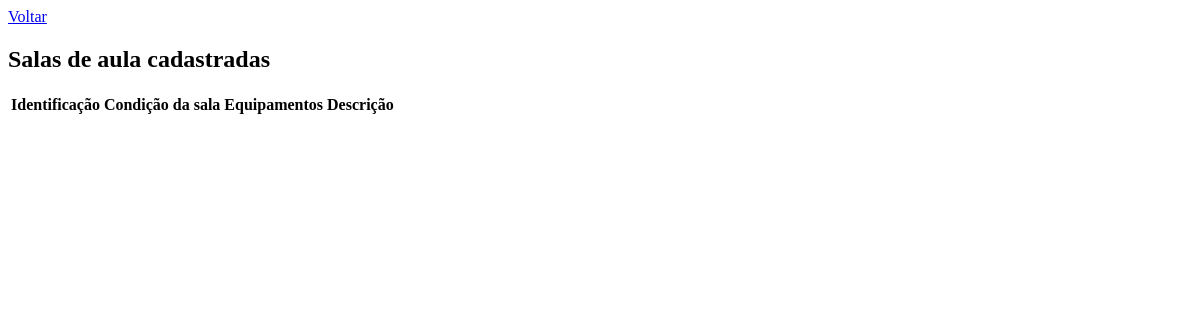
Page /all_classrooms_list.php on the earlier database version.
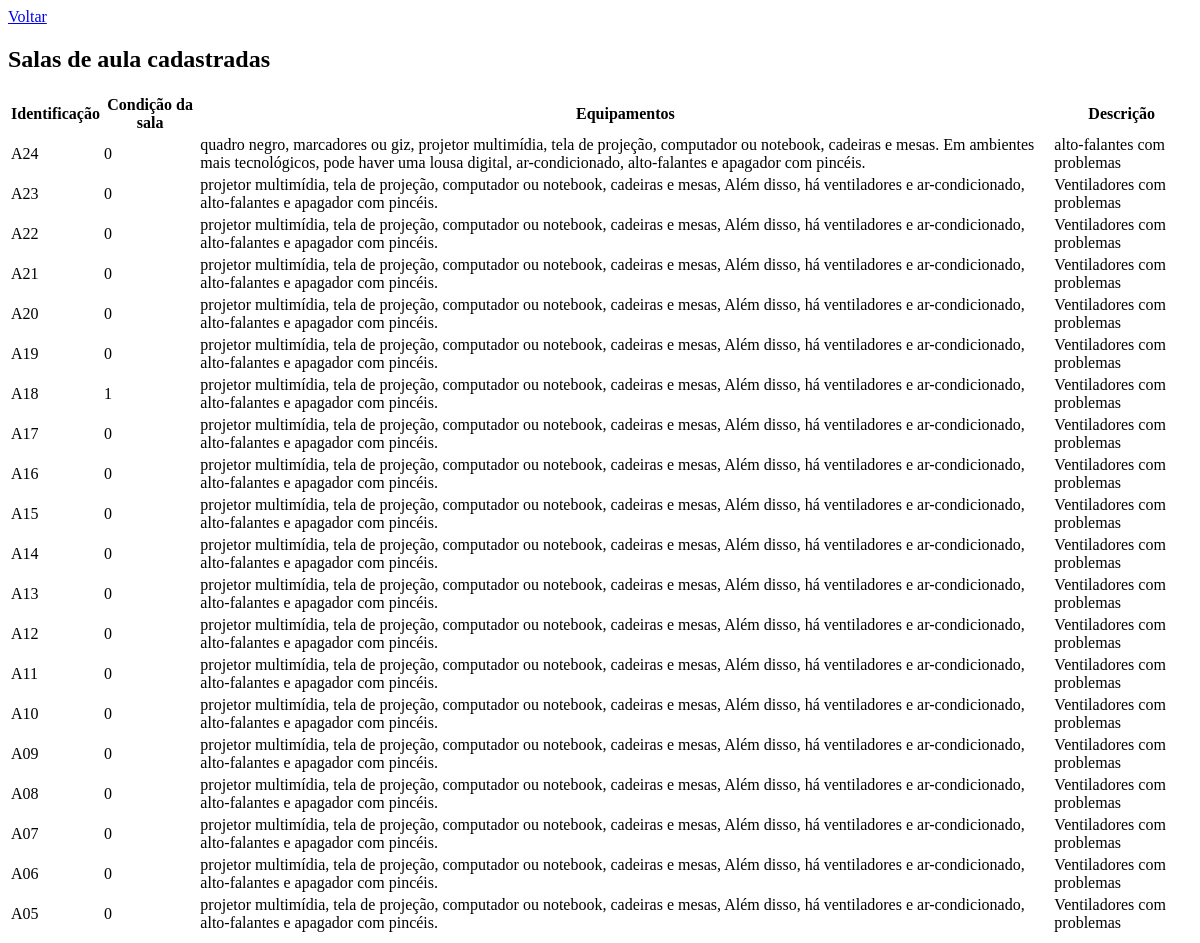
Same page on the later database version.
### tables this page shows
CREATE TABLE `classrooms` (
  `id_class` int(11) NOT NULL,
  `identification` varchar(100) NOT NULL,
  `conditionstatus` tinyint(1) NOT NULL,
  `equipaments` text NOT NULL,
  `description` text NOT NULL
);

### App/Controller/ClassroomController.php (called while the page is built, shortened)
<?php
require_once 'C:\xampp\htdocs\class_scheduling\App\Model\ClassroomModel.php';
class   ClassroomController
{
    private $classroommodel;
    public function __construct($pdo)
    {
        $this->classroommodel = new classroomModel($pdo);
    }
    public function listClassrooms()
    {
        return $this->classroommodel->listClassrooms();
    }
    public function showClassroomsList()
    {
        $classrooms = $this->listClassrooms();
        include 'C:\xampp\htdocs\class_scheduling\App\View\Classrooms\view_all.php';
    }
}

### App/Model/ClassroomModel.php (called while the page is built, shortened)
<?php
class ClassroomModel
{
    private $pdo;
    public function __construct($pdo)
    {
        $this->pdo = $pdo;
    }
    public function listClassrooms()
    {
        $sql = "SELECT * FROM classrooms";
        $stmt = $this->pdo->query($sql);
        return $stmt->fetchAll(PDO::FETCH_ASSOC);
    }
}

### App/View/Classrooms/view_all.php (the view, shortened to what this page needs)
<?php
include_once 'C:\xampp\htdocs\class_scheduling\App\Controller\ClassroomController.php';
echo "<h2>Salas de aula cadastradas</h2>";
echo "<table>";
echo "<tr><th>Identificação</th><th>Condição da sala</th><th>Equipamentos</th><th>Descrição</th></tr>";
try {
    foreach ($classrooms as $classroom) {
        echo "<tr>";
        echo "<td>" . htmlspecialchars($classroom['identification']) . "</td>";
        echo "<td>" . htmlspecialchars($classroom['conditionstatus']) . "</td>";
        echo "<td>" . htmlspecialchars($classroom['equipaments']) . "</td>";
        echo "<td>" . htmlspecialchars($classroom['description']) . "</td>";
        echo "</tr>";
    }
} catch (PDOException $e) {
    echo "<p>Erro ao exibir salas de aula: " . $e->getMessage() . "</p>";
}
echo "</table>";
?>
</body>

Differences in the rows shown:
added classrooms: identification "A24", conditionstatus "0", equipaments "quadro negro, marcadores ou giz, projetor multimídia, tela de projeção, computador ou notebook, cadeiras e mesas. Em ambientes mais tecnológicos, pode haver uma lousa digital, ar-condicionado, alto-falantes e apagador com pincéis.", description "alto-falantes com problemas"
added classrooms: identification "A23", conditionstatus "0", equipaments "projetor multimídia, tela de projeção, computador ou notebook, cadeiras e mesas, Além disso, há ventiladores e ar-condicionado, alto-falantes e apagador com pincéis.", description "Ventiladores com problemas"
added classrooms: identification "A22", conditionstatus "0", equipaments "projetor multimídia, tela de projeção, computador ou notebook, cadeiras e mesas, Além disso, há ventiladores e ar-condicionado, alto-falantes e apagador com pincéis.", description "Ventiladores com problemas"
added classrooms: identification "A21", conditionstatus "0", equipaments "projetor multimídia, tela de projeção, computador ou notebook, cadeiras e mesas, Além disso, há ventiladores e ar-condicionado, alto-falantes e apagador com pincéis.", description "Ventiladores com problemas"
added classrooms: identification "A20", conditionstatus "0", equipaments "projetor multimídia, tela de projeção, computador ou notebook, cadeiras e mesas, Além disso, há ventiladores e ar-condicionado, alto-falantes e apagador com pincéis.", description "Ventiladores com problemas"
added classrooms: identification "A19", conditionstatus "0", equipaments "projetor multimídia, tela de projeção, computador ou notebook, cadeiras e mesas, Além disso, há ventiladores e ar-condicionado, alto-falantes e apagador com pincéis.", description "Ventiladores com problemas"
added classrooms: identification "A18", conditionstatus "1", equipaments "projetor multimídia, tela de projeção, computador ou notebook, cadeiras e mesas, Além disso, há ventiladores e ar-condicionado, alto-falantes e apagador com pincéis.", description "Ventiladores com problemas"
added classrooms: identification "A17", conditionstatus "0", equipaments "projetor multimídia, tela de projeção, computador ou notebook, cadeiras e mesas, Além disso, há ventiladores e ar-condicionado, alto-falantes e apagador com pincéis.", description "Ventiladores com problemas"
added classrooms: identification "A16", conditionstatus "0", equipaments "projetor multimídia, tela de projeção, computador ou notebook, cadeiras e mesas, Além disso, há ventiladores e ar-condicionado, alto-falantes e apagador com pincéis.", description "Ventiladores com problemas"
added classrooms: identification "A15", conditionstatus "0", equipaments "projetor multimídia, tela de projeção, computador ou notebook, cadeiras e mesas, Além disso, há ventiladores e ar-condicionado, alto-falantes e apagador com pincéis.", description "Ventiladores com problemas"
added classrooms: identification "A14", conditionstatus "0", equipaments "projetor multimídia, tela de projeção, computador ou notebook, cadeiras e mesas, Além disso, há ventiladores e ar-condicionado, alto-falantes e apagador com pincéis.", description "Ventiladores com problemas"
added classrooms: identification "A13", conditionstatus "0", equipaments "projetor multimídia, tela de projeção, computador ou notebook, cadeiras e mesas, Além disso, há ventiladores e ar-condicionado, alto-falantes e apagador com pincéis.", description "Ventiladores com problemas"
added classrooms: identification "A12", conditionstatus "0", equipaments "projetor multimídia, tela de projeção, computador ou notebook, cadeiras e mesas, Além disso, há ventiladores e ar-condicionado, alto-falantes e apagador com pincéis.", description "Ventiladores com problemas"
added classrooms: identification "A11", conditionstatus "0", equipaments "projetor multimídia, tela de projeção, computador ou notebook, cadeiras e mesas, Além disso, há ventiladores e ar-condicionado, alto-falantes e apagador com pincéis.", description "Ventiladores com problemas"
added classrooms: identification "A10", conditionstatus "0", equipaments "projetor multimídia, tela de projeção, computador ou notebook, cadeiras e mesas, Além disso, há ventiladores e ar-condicionado, alto-falantes e apagador com pincéis.", description "Ventiladores com problemas"
added classrooms: identification "A09", conditionstatus "0", equipaments "projetor multimídia, tela de projeção, computador ou notebook, cadeiras e mesas, Além disso, há ventiladores e ar-condicionado, alto-falantes e apagador com pincéis.", description "Ventiladores com problemas"
added classrooms: identification "A08", conditionstatus "0", equipaments "projetor multimídia, tela de projeção, computador ou notebook, cadeiras e mesas, Além disso, há ventiladores e ar-condicionado, alto-falantes e apagador com pincéis.", description "Ventiladores com problemas"
added classrooms: identification "A07", conditionstatus "0", equipaments "projetor multimídia, tela de projeção, computador ou notebook, cadeiras e mesas, Além disso, há ventiladores e ar-condicionado, alto-falantes e apagador com pincéis.", description "Ventiladores com problemas"
added classrooms: identification "A06", conditionstatus "0", equipaments "projetor multimídia, tela de projeção, computador ou notebook, cadeiras e mesas, Além disso, há ventiladores e ar-condicionado, alto-falantes e apagador com pincéis.", description "Ventiladores com problemas"
added classrooms: identification "A05", conditionstatus "0", equipaments "projetor multimídia, tela de projeção, computador ou notebook, cadeiras e mesas, Além disso, há ventiladores e ar-condicionado, alto-falantes e apagador com pincéis.", description "Ventiladores com problemas"
